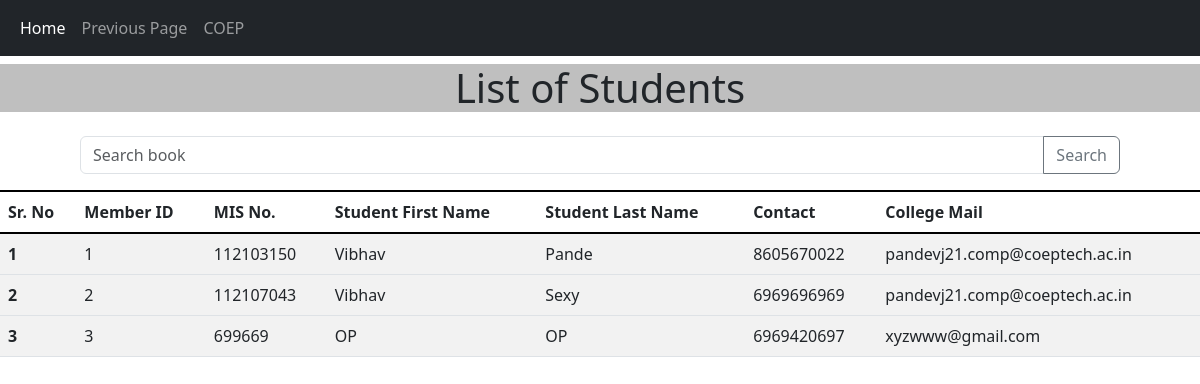
/admin/studentlist, run on the app's committed database.
### app.py (models this page shows)
class Member(db.Model):
	__tablename__ = 'Member'
	Member_id = db.Column(db.Integer , nullable = False , primary_key = True , unique = True)
	F_name = db.Column(db.String , nullable = False)
	L_name = db.Column(db.String)
	MIS = db.Column(db.Integer , nullable = False)
	Contact = db.Column(db.Integer)
	College_mail = db.Column(db.String)

### app.py (the view)
@app.route("/admin/studentlist" , methods = ["GET" , "POST"])
def studentlist():
	student_list = Member.query.all()
	return render_template("11_studentList.html" , student_list = student_list)

### templates/11_studentList.html (shortened to what this page needs)
<!DOCTYPE html>
<html lang="en">
<head>
  <link href="https://cdn.jsdelivr.net/npm/bootstrap@5.3.0-alpha3/dist/css/bootstrap.min.css" rel="stylesheet"
>
  <link rel="stylesheet" href="../static/11_studentList.css">
</head>
<body class="animate-in">
  <nav class="navbar fixed-top navbar-dark bg-dark navbar-expand-lg ">
    <div class="container-fluid">
      <div class="collapse navbar-collapse" id="navbarNavAltMarkup">
        <div class="navbar-nav">
          <a class="nav-link active" aria-current="page" href="/">Home</a>
          <a class="nav-link" href="/admin_options">Previous Page</a>
          <a class="nav-link" href="https://www.coep.org.in/">COEP</a>
        </div>
      </div>
    </div>
  </nav>
  <div class="display-6">List of Students</div>
  <div class="input-group mb-3 searchBar">
    <input type="text" class="form-control" placeholder="Search book" id="search-input">
    <button class="btn btn-outline-secondary" type="button" id="search-button">Search</button>
  </div>
  {% if student_list %}
  <table class="table table-striped table-hover" id="personal-details">
    <thead style="position: sticky;top: 0">
      <tr>
        <th scope="col">Sr. No</th>
        <th scope="col">Member ID</th>
        <th scope="col">MIS No.</th>
        <th scope="col">Student First Name</th>
        <th scope="col">Student Last Name</th>
        <th scope="col">Contact</th>
        <th scope="col">College Mail</th>
      </tr>
    </thead>
    {% for student in student_list %}
    <tbody>
      <tr>
        <th scope="row">{{ loop.index }}</th>
        <td>{{ student.Member_id }}</td>
        <td>{{ student.MIS }}</td>
        <td>{{ student.F_name }}</td>
        <td>{{ student.L_name }}</td>
        <td>{{ student.Contact }}</td>
        <td>{{ student.College_mail }}</td>
      </tr>
      {% endfor %}
    </tbody>
  </table>
  {% else %}
  <p>Student name not present in list</p>
  {% endif %}
</body>
</html>

### static/11_studentList.css (style rules this page uses)
.table thead { margin-top : 1.5rem; border-top :2px solid black; border-bottom :2px solid black; }
.searchBar { margin-top : 1.5rem ; }
#search-input { margin-left : 5rem ; }
#search-button { margin-right : 5rem ; }
.display-6 { margin-top : 4rem; text-align : center; background-color: #fff; background-color: rgba(0,0,0,0.25); }
.btn { position: relative ; }
.animate-in { -webkit-animation: fadeIn .5s ease-in; animation: fadeIn .5s ease-in; }

### data on the page
Member: Member_id "1", MIS "112103150", F_name "Vibhav", L_name "Pande", Contact "8605670022", College_mail "pandevj21.comp@coeptech.ac.in"
Member: Member_id "2", MIS "112107043", F_name "Vibhav", L_name "Sexy", Contact "6969696969", College_mail "pandevj21.comp@coeptech.ac.in"
Member: Member_id "3", MIS "699669", F_name "OP", L_name "OP", Contact "6969420697", College_mail "xyzwww@gmail.com"
